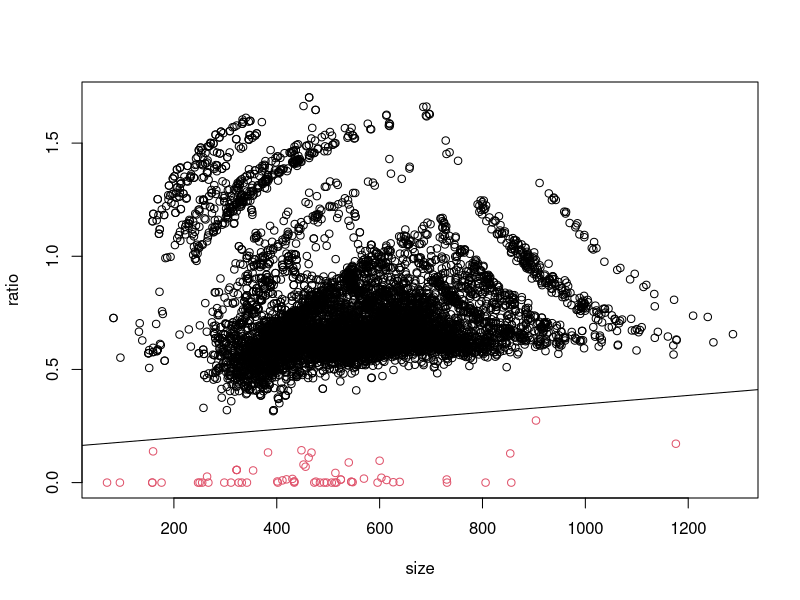

Write R code to recreate this figure.
allData <- read.csv("output.tsv", sep="\t", header=TRUE)
data    <- data.frame(ratio = allData$dist_ratio,
                      size  = allData$mess_size)
rm(allData)

slope     <- 0.0001874698
intercept <- 0.1602854

data$ans <- as.factor(intercept + slope * data$size > data$ratio)

with(data, plot(ratio ~ size, col = ans))

abline(intercept, slope)
